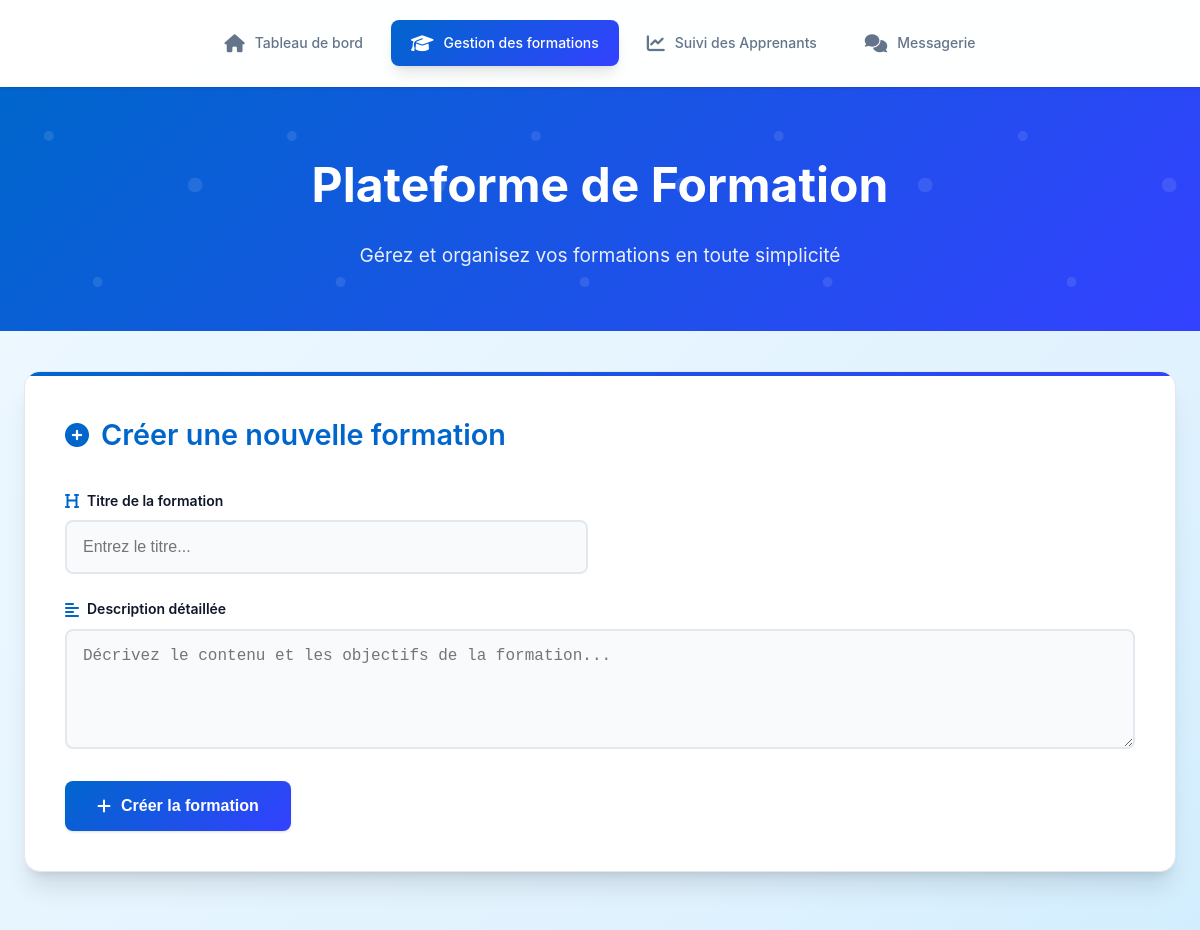
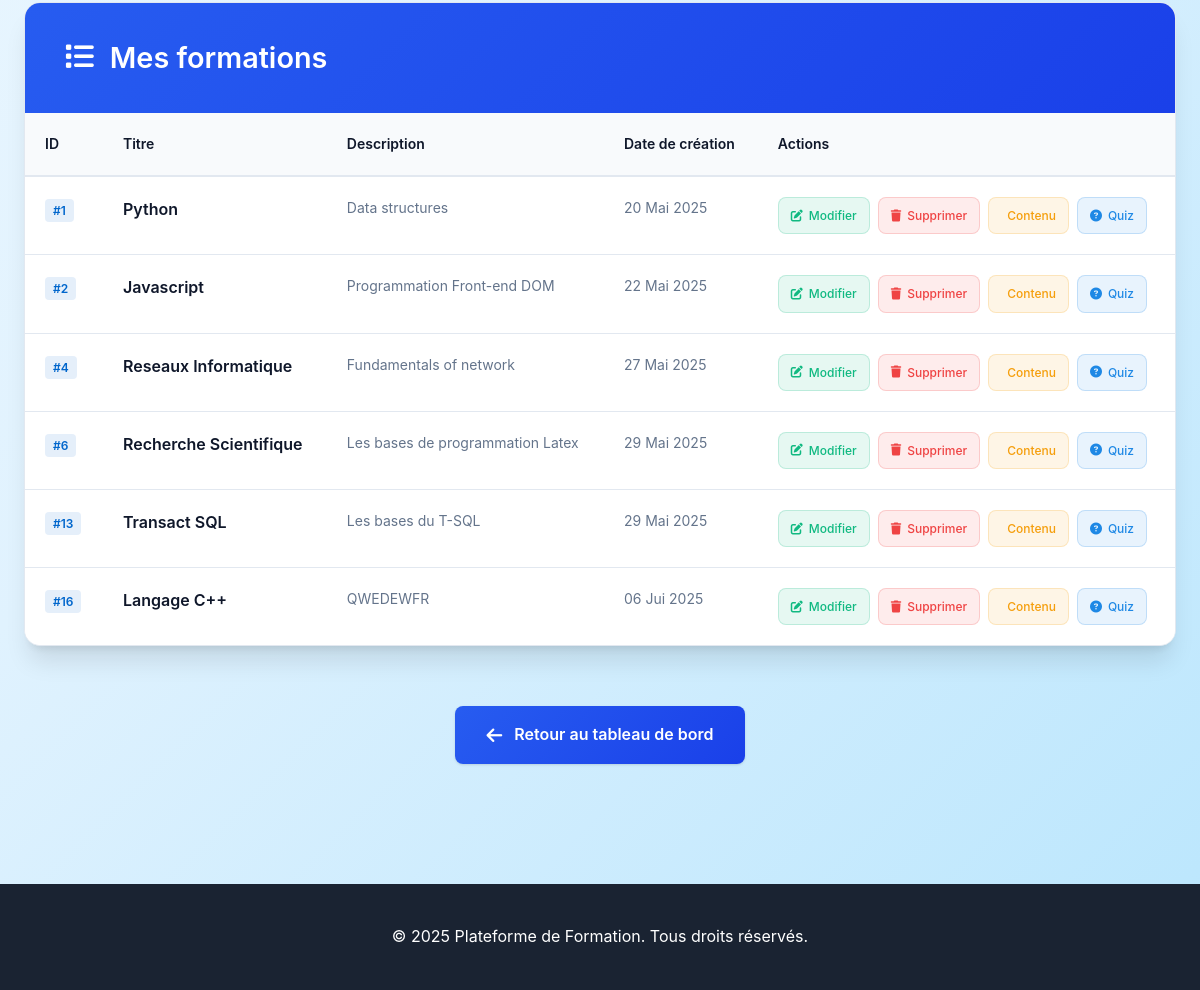
The app's page /formateur/formations/ (signed in) with its own data (2 pictures, top to bottom).
### myapp/models.py (models this page shows, shortened)
class Formation(models.Model):
    id = models.AutoField(primary_key=True)
    titre = models.CharField(max_length=255)
    description = models.TextField(blank=True)
    date_creation = models.DateField(auto_now_add=True)

### myapp/views.py (the view)
# urls.py: path('formateur/formations/', views.gerer_formations, name='gerer_formations'),
@login_required
def gerer_formations(request):
    formateur = request.user.formateur
    formation_formateurs = FormationFormateur.objects.filter(formateur=formateur)
    formations = [ff.formation for ff in formation_formateurs]
    form = FormationForm()
    if request.method == 'POST':
        form = FormationForm(request.POST)
        if form.is_valid():
            formation = form.save()
            FormationFormateur.objects.create(formation=formation, formateur=formateur)
            return redirect('gerer_formations')
    return render(request, 'formateur/gerer_formations.html', {'formations': formations, 'form': form})

### myapp/forms.py
class FormationForm(forms.ModelForm):
    class Meta:
        model = Formation
        fields = ['titre', 'description']
        widgets = {
            'date_creation': forms.DateInput(attrs={'type': 'date'})
        }

### myapp/templates/formateur/gerer_formations.html (shortened to what this page needs)
<!DOCTYPE html>
<html lang="fr">
<head>
  <link href="https://cdnjs.cloudflare.com/ajax/libs/font-awesome/6.4.0/css/all.min.css" rel="stylesheet">
</head>
<body>
  <nav class="navbar">
    <div class="navbar-container">
      <div class="nav-menu">
        <a href="{% url 'dashboard_formateur' %}" class="nav-link">
          <i class="fas fa-home"></i>
          <span>Tableau de bord</span>
        </a>
        <a href="{% url 'gerer_formations' %}" class="nav-link active">
          <i class="fas fa-graduation-cap"></i>
          <span>Gestion des formations</span>
        </a>
        <a href="{% url 'suivi_apprenants_global' %}" class="nav-link">
          <i class="fas fa-chart-line"></i>
          <span>Suivi des Apprenants</span>
        </a>
        <a href="{% url 'messagerie_formateur' %}" class="nav-link">
          <i class="fas fa-comments"></i>
          <span>Messagerie</span>
        </a>
      </div>
    </div>
  </nav>
  <header class="main-header">
    <h1>Plateforme de Formation</h1>
    <p>Gérez et organisez vos formations en toute simplicité</p>
  </header>
  <div class="container">
    <div class="form-card">
      <h2>
        <i class="fas fa-plus-circle"></i>
        Créer une nouvelle formation
      </h2>
      <form method="post">
        <div class="form-grid">
          <div class="form-group">
            <label for="id_titre">
              <i class="fas fa-heading"></i>
              Titre de la formation
            </label>
            <input type="text" name="titre" id="id_titre" required placeholder="Entrez le titre...">
          </div>
          <div class="form-group full-width">
            <label for="id_description">
              <i class="fas fa-align-left"></i>
              Description détaillée
            </label>
            <textarea name="description" id="id_description" rows="4" placeholder="Décrivez le contenu et les objectifs de la formation..."></textarea>
          </div>
        </div>
        <button type="submit" class="btn-primary">
          <i class="fas fa-plus"></i>
          Créer la formation
        </button>
      </form>
    </div>
    <div class="formations-section">
      <div class="formations-header">
        <i class="fas fa-list"></i>
        <h2>Mes formations</h2>
      </div>
      <div class="table-container">
        <table>
          <thead>
            <tr>
              <th>ID</th>
              <th>Titre</th>
              <th>Description</th>
              <th>Date de création</th>
              <th>Actions</th>
            </tr>
          </thead>
          <tbody>
            {% for formation in formations %}
            <tr>
              <td>
                <span class="formation-id">#{{ formation.id }}</span>
              </td>
              <td>
                <div class="formation-title">{{ formation.titre }}</div>
              </td>
              <td>
                <div class="formation-description">{{ formation.description|truncatewords:12 }}</div>
              </td>
              <td>
                <div class="formation-date">{{ formation.date_creation|date:"d M Y" }}</div>
              </td>
              <td>
                <div class="actions">
                  <a href="{% url 'modifier_formation' formation.id %}" class="action-btn edit">
                    <i class="fas fa-edit"></i>
                    Modifier
                  </a>
                  <a href="{% url 'supprimer_formation' formation.id %}" class="action-btn delete">
                    <i class="fas fa-trash"></i>
                    Supprimer
                  </a>
                  <a href="{% url 'ajouter_contenu' formation.id %}" class="action-btn content">
                    Contenu
                  </a>
                  <a href="{% url 'ajouter_quiz' formation.id %}" class="action-btn quiz">
                    <i class="fas fa-question-circle"></i>
                    Quiz
                  </a>
                </div>
              </td>
            </tr>
            {% endfor %}
          </tbody>
        </table>
      </div>
    </div>
    <div class="back-section">
      <a href="{% url 'dashboard_formateur' %}" class="back-btn">
        <i class="fas fa-arrow-left"></i>
        Retour au tableau de bord
      </a>
    </div>
  </div>
  <footer>
    <p>&copy; 2025 Plateforme de Formation. Tous droits réservés.</p>
  </footer>
</body>
</html>

### records on screen
Formation: id "1", titre "Python", description "Data structures", date_creation "20 Mai 2025"
Formation: id "2", titre "Javascript", description "Programmation Front-end DOM", date_creation "22 Mai 2025"
Formation: id "4", titre "Reseaux Informatique", description "Fundamentals of network", date_creation "27 Mai 2025"
Formation: id "6", titre "Recherche Scientifique", description "Les bases de programmation Latex", date_creation "29 Mai 2025"
Formation: id "13", titre "Transact SQL", description "Les bases du T-SQL", date_creation "29 Mai 2025"
Formation: id "16", titre "Langage C++", description "QWEDEWFR", date_creation "06 Jui 2025"
